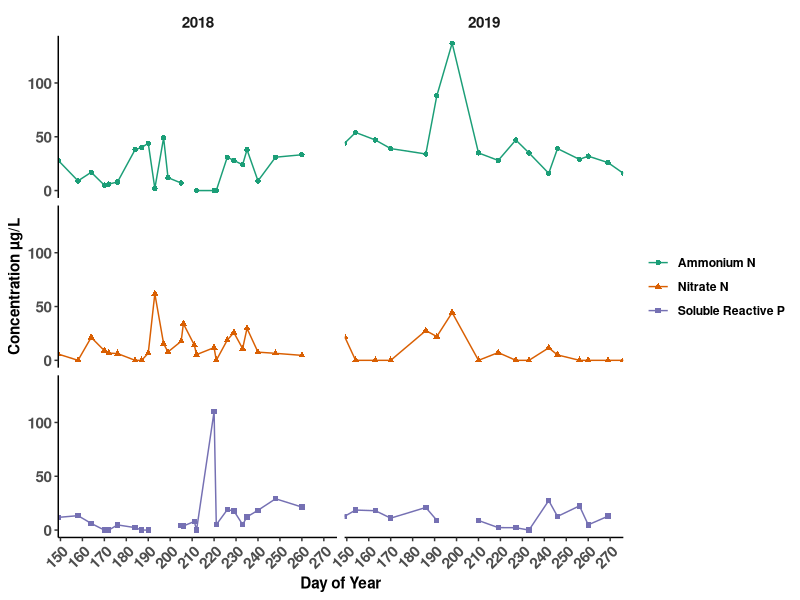

Here is the R script that generated this plot:
# Figure S3 - Nutrient data
#libraries
library(tidyverse)
library(here)
library(colorspace)
library(patchwork)
library(scales)

#Data
all_data <- read_csv(here("data/processed_data", "Nutrients_Biomass_BP.csv"))

long_data <- all_data %>% group_by(Year, DOY) %>%
  pivot_longer(cols = c(2:8), names_to = "parameter", values_to = "values")

#Figure
ggplot((long_data %>% filter(parameter %in% c("SRP", "NH3", "NO3"))), aes(DOY, (values*1000), colour = parameter, shape = parameter)) +
  geom_point() + geom_line() +
  scale_shape_discrete(labels = c("Ammonium N", "Nitrate N", "Soluble Reactive P")) +
  scale_colour_manual(values = c("#1b9e77", "#d95f02", "#7570b3"),
                        labels = c("Ammonium N", "Nitrate N", "Soluble Reactive P")) +
  facet_grid(vars(parameter), vars(Year)) + 
  scale_x_continuous(breaks = seq(150, 275, 10), 
                     limits = c(149, 276), expand = c(0,0))+
  xlab("Day of Year") + ylab("Concentration µg/L")+
  theme_classic()+
  theme(axis.text.x = element_text(angle=45, hjust=1, vjust=1, face = "bold", size = 11)) +
  theme(axis.text.y = element_text(face = "bold", size = 11))+
  theme(axis.title.x = element_text(face = "bold", size =11))+
  theme(axis.title.y = element_text(face = "bold", size = 11)) + 
  theme(panel.grid.major = element_blank(),
        panel.grid.minor = element_blank(),
        strip.text = element_text(face = "bold", size = 11),
        legend.text = element_text(face = "bold"),
        legend.title = element_blank(),
        strip.background = element_blank(),
        strip.text.y = element_blank(),
        strip.placement = "outside")
  #annotate("segment", x=-Inf, xend=Inf, y=-Inf, yend=-Inf)+
  #annotate("segment", x=-Inf, xend=-Inf, y=-Inf, yend=Inf)

